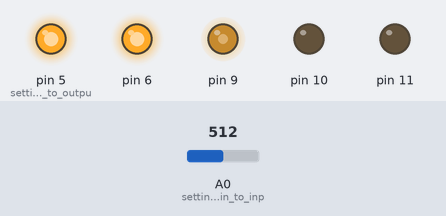
The sketch below on a simulated Arduino Uno, built with avr-gcc and run on an emulated ATmega328P. Shown: output pins drawn as LEDs (lit = HIGH). The inputs (shaded band) are chosen by the test bench; at power-on: A0 (setting_analog_pin_to_inp) = 512.

Above: at 1.2 s.
1.3 s: A0 (setting_analog_pin_to_inp) set to 716
At 2.0 s:
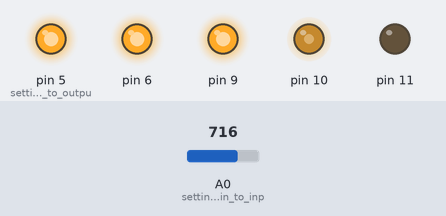
2.8 s: A0 (setting_analog_pin_to_inp) set to 900
At 3.1 s:
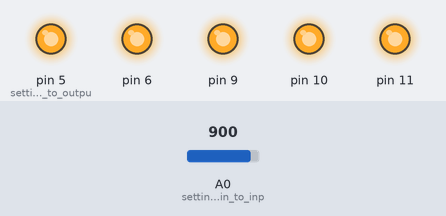
4.3 s: A0 (setting_analog_pin_to_inp) set to 306
At 5.5 s:
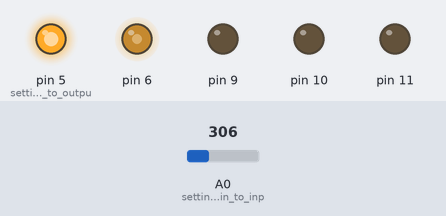
5.8 s: A0 (setting_analog_pin_to_inp) set to 122
At 6.6 s:
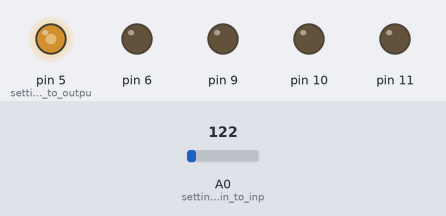
7.3 s: A0 (setting_analog_pin_to_inp) set to 0
At 7.8 s:
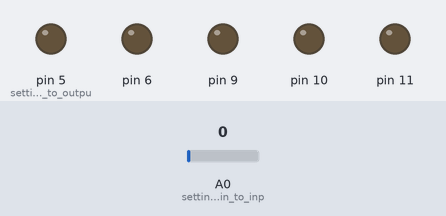
Timing chart, 0 to 9.8 s (numbered marks = the images above; inputs shaded):
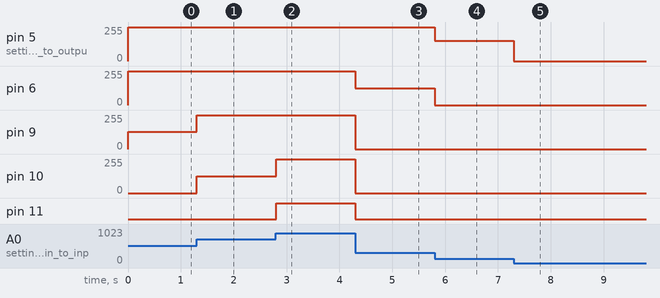

Measured:
- after the input at 1.3 s, pin 9: 128/255 → 255/255 at once; pin 10: 0/255 → 127/255 at once
- after the input at 2.8 s, pin 10: 127/255 → 255/255 at once; pin 11: LOW → HIGH at once
- after the input at 4.3 s, pin 6: 255/255 → 126/255 at once; pin 9, pin 10: 255/255 → 0/255 at once; pin 11: HIGH → LOW at once
- after the input at 5.8 s, pin 5 (setting_LED_pins_to_outpu): 255/255 → 152/255 at once; pin 6: 126/255 → 0/255 at once
- after the input at 7.3 s, pin 5 (setting_LED_pins_to_outpu): 152/255 → 0/255 at once

The sketch:

HW2Problem3.ino
```cpp
int max = 1023; //max reading of analogread

 void setup() {
  // put your setup code here, to run once:
  pinMode(A0, INPUT_PULLUP); //setting analog pin to input, photocell is here
  pinMode(5, OUTPUT); //setting LED pins to output
  pinMode(6, OUTPUT);
  pinMode(9, OUTPUT);
  pinMode(10, OUTPUT);
  pinMode(11, OUTPUT);
  digitalWrite(5, LOW); //starting with all LEDs off
  digitalWrite(6, LOW);
  digitalWrite(9, LOW);
  digitalWrite(10, LOW);
  digitalWrite(11, LOW);
}

void loop() {
  // put your main code here, to run repeatedly:
  int val = analogRead(A0); //value for the reading of the analog pin / photocell
  float scaledVal = (float(val) / float(max)) * 5; //divide the analog reading by the max analog value to get a fraction/percentage, then multiplying by 5 so I can have a value scaled to voltage
  if(scaledVal < 1.0){ //if the reading is under 1V
    float analogVal = (scaledVal * 255); //since the reading is from 0 to 1, if we just multiply by 255 we get a proper scaled value for analogWrite
    analogWrite(5, analogVal); //turn one LED on with the given analog value and everything else off
    digitalWrite(6, LOW);
    digitalWrite(9, LOW);
    digitalWrite(10, LOW);
    digitalWrite(11, LOW);
  }
  if(scaledVal >= 1.0 && scaledVal < 2.0){ //if the reading is between 1 and 2 Volts
    float analogVal = ((scaledVal - 1) * 255); //since the reading is from 1 to 2, subtract 1 to get a value from 0-1 and then if we just multiply by 255 we get a proper scaled value for analogWrite
    digitalWrite(5, HIGH); //turn one LED fully on, one LED on with the given analog value and everything else off
    analogWrite(6, analogVal);
    digitalWrite(9, LOW);
    digitalWrite(10, LOW);
    digitalWrite(11, LOW);
  }
  if(scaledVal >= 2.0 && scaledVal < 3.0){ //if the reading is between 2 and 3 Volts
    float analogVal = ((scaledVal - 2) * 255); //since the reading is from 2 to 3, subtract 2 to get a value from 0-1 and then if we just multiply by 255 we get a proper scaled value for analogWrite
    digitalWrite(5, HIGH); //turn two LED fully on, one LED on with the given analog value and everything else off
    digitalWrite(6, HIGH);
    analogWrite(9, analogVal);
    digitalWrite(10, LOW);
    digitalWrite(11, LOW);
  }
  if(scaledVal >= 3.0 && scaledVal < 4.0){ //if the reading is between 3 and 4 Volts
    float analogVal = ((scaledVal - 3) * 255); //since the reading is from 3 to 4, subtract 3 to get a value from 0-1 and then if we just multiply by 255 we get a proper scaled value for analogWrite
    digitalWrite(5, HIGH); //turn three LED fully on, one LED on with the given analog value and everything else off
    digitalWrite(6, HIGH);
    digitalWrite(9, HIGH);
    analogWrite(10, analogVal);
    digitalWrite(11, LOW);
  }
  if(scaledVal >= 4.0 && scaledVal < 5.0){ //if the reading above 4 Volts (and below 5V)
    float analogVal = ((scaledVal - 4) * 255); //since the reading is from 4 to 5, subtract 4 to get a value from 0-1 and then if we just multiply by 255 we get a proper scaled value for analogWrite
    digitalWrite(5, HIGH); //turn four LED fully on, one LED on with the given analog value and everything else off
    digitalWrite(6, HIGH);
    digitalWrite(9, HIGH);
    digitalWrite(10, HIGH);
    digitalWrite(11, analogVal);
  }
}
```
